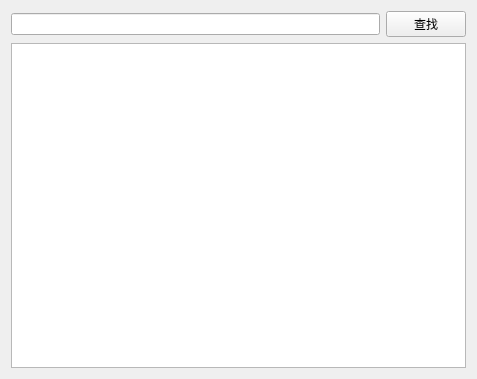
<?xml version="1.0" encoding="UTF-8"?>
<ui version="4.0">
 <class>Form</class>
 <widget class="QWidget" name="Form">
  <property name="geometry">
   <rect>
    <x>0</x>
    <y>0</y>
    <width>477</width>
    <height>379</height>
   </rect>
  </property>
  <property name="minimumSize">
   <size>
    <width>477</width>
    <height>379</height>
   </size>
  </property>
  <property name="windowTitle">
   <string>Lindict</string>
  </property>
  <property name="windowIcon">
   <iconset resource="youdao.qrc">
    <normaloff>:/images/youdao.png</normaloff>:/images/youdao.png</iconset>
  </property>
  <layout class="QGridLayout" name="gridLayout">
   <item row="0" column="0">
    <layout class="QHBoxLayout" name="horizontalLayout">
     <item>
      <widget class="QLineEdit" name="lineEdit"/>
     </item>
     <item>
      <widget class="QPushButton" name="pushButton">
       <property name="text">
        <string>查找</string>
       </property>
       <property name="icon">
        <iconset resource="youdao.qrc">
         <normaloff>:/images/youdao.png</normaloff>:/images/youdao.png</iconset>
       </property>
      </widget>
     </item>
    </layout>
   </item>
   <item row="1" column="0">
    <widget class="QTextEdit" name="textEdit">
     <property name="readOnly">
      <bool>true</bool>
     </property>
    </widget>
   </item>
  </layout>
 </widget>
 <resources>
  <include location="youdao.qrc"/>
 </resources>
 <connections/>
</ui>
